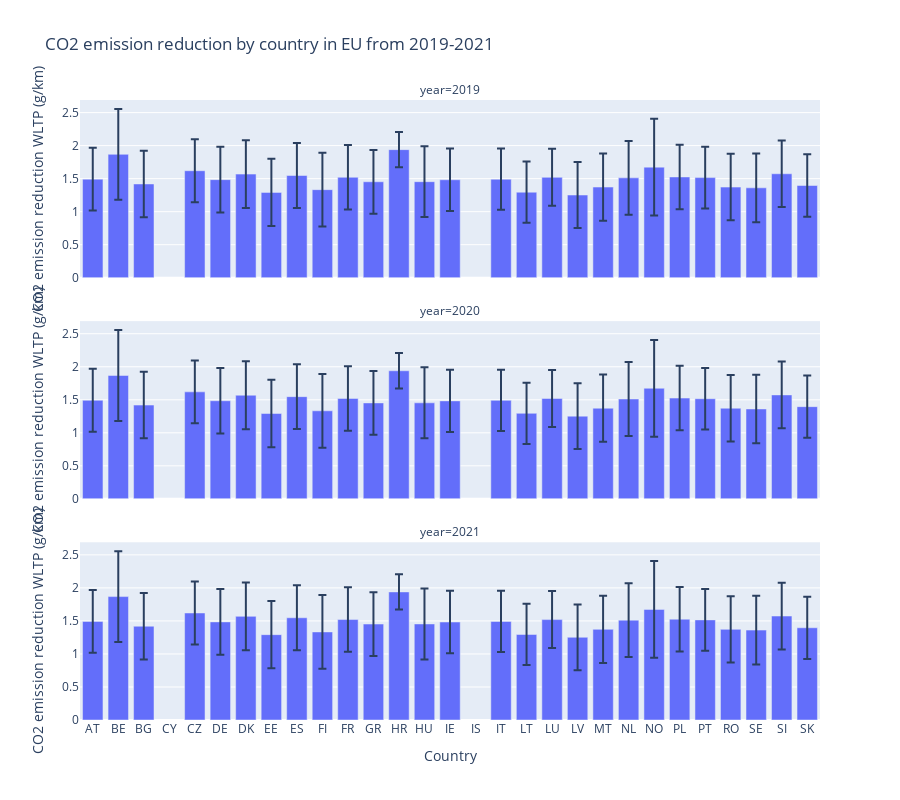

Here is the notebook cell this chart was saved with:
### Code cell
# Plot bar graph with average CO2 emission reduced by innovative technologies per country
fig = px.bar(country_emission_reduction,
    x="Country",
    y="Erwltp (g/km) mean",
    error_y="Erwltp (g/km) std",
    facet_col="year",
    facet_col_wrap=1,
    title="CO2 emission reduction by country in EU from 2019-2021",
    height=800,
    labels={
        "Erwltp (g/km) mean": "CO2 emission reduction WLTP (g/km)"
    },
)
fig.show()

### Figure 1 — Plotly figure (JSON) as saved in the notebook; plotly's stock layout.template omitted (floating-point values rounded to 4 significant figures)
{"data": [{"alignmentgroup": "True", "error_y": {"array": [0.476, 0.6878, 0.5037, null, 0.4758, 0.4973, 0.5132, 0.5096, 0.4912, 0.5579, 0.4877, 0.4824, 0.268, 0.5365, 0.4718, null, 0.4635, 0.4637, 0.4313, 0.4982, 0.5095, 0.5588, 0.7322, 0.4875, 0.4661, 0.5032, 0.5196, 0.5047, 0.4716]}, "hovertemplate": "year=2019<br>Country=%{x}<br>CO2 emission reduction WLTP (g/km)=%{y}<extra></extra>", "legendgroup": "", "marker": {"color": "#636efa", "pattern": {"shape": ""}}, "name": "", "offsetgroup": "", "orientation": "v", "showlegend": false, "textposition": "auto", "type": "bar", "x": ["AT", "BE", "BG", "CY", "CZ", "DE", "DK", "EE", "ES", "FI", "FR", "GR", "HR", "HU", "IE", "IS", "IT", "LT", "LU", "LV", "MT", "NL", "NO", "PL", "PT", "RO", "SE", "SI", "SK"], "xaxis": "x3", "y": [1.493, 1.868, 1.42, null, 1.62, 1.485, 1.569, 1.292, 1.548, 1.333, 1.521, 1.453, 1.939, 1.454, 1.483, null, 1.491, 1.295, 1.52, 1.252, 1.373, 1.512, 1.674, 1.526, 1.516, 1.372, 1.361, 1.574, 1.396], "yaxis": "y3"}, {"alignmentgroup": "True", "error_y": {"array": [0.476, 0.6878, 0.5037, null, 0.4758, 0.4973, 0.5132, 0.5096, 0.4912, 0.5579, 0.4877, 0.4824, 0.268, 0.5365, 0.4718, null, 0.4635, 0.4637, 0.4313, 0.4982, 0.5095, 0.5588, 0.7322, 0.4875, 0.4661, 0.5032, 0.5196, 0.5047, 0.4716]}, "hovertemplate": "year=2020<br>Country=%{x}<br>CO2 emission reduction WLTP (g/km)=%{y}<extra></extra>", "legendgroup": "", "marker": {"color": "#636efa", "pattern": {"shape": ""}}, "name": "", "offsetgroup": "", "orientation": "v", "showlegend": false, "textposition": "auto", "type": "bar", "x": ["AT", "BE", "BG", "CY", "CZ", "DE", "DK", "EE", "ES", "FI", "FR", "GR", "HR", "HU", "IE", "IS", "IT", "LT", "LU", "LV", "MT", "NL", "NO", "PL", "PT", "RO", "SE", "SI", "SK"], "xaxis": "x2", "y": [1.493, 1.868, 1.42, null, 1.62, 1.485, 1.569, 1.292, 1.548, 1.333, 1.521, 1.453, 1.939, 1.454, 1.483, null, 1.491, 1.295, 1.52, 1.252, 1.373, 1.512, 1.674, 1.526, 1.516, 1.372, 1.361, 1.574, 1.396], "yaxis": "y2"}, {"alignmentgroup": "True", "error_y": {"array": [0.476, 0.6878, 0.5037, null, 0.4758, 0.4973, 0.5132, 0.5096, 0.4912, 0.5579, 0.4877, 0.4824, 0.268, 0.5365, 0.4718, null, 0.4635, 0.4637, 0.4313, 0.4982, 0.5095, 0.5588, 0.7322, 0.4875, 0.4661, 0.5032, 0.5196, 0.5047, 0.4716]}, "hovertemplate": "year=2021<br>Country=%{x}<br>CO2 emission reduction WLTP (g/km)=%{y}<extra></extra>", "legendgroup": "", "marker": {"color": "#636efa", "pattern": {"shape": ""}}, "name": "", "offsetgroup": "", "orientation": "v", "showlegend": false, "textposition": "auto", "type": "bar", "x": ["AT", "BE", "BG", "CY", "CZ", "DE", "DK", "EE", "ES", "FI", "FR", "GR", "HR", "HU", "IE", "IS", "IT", "LT", "LU", "LV", "MT", "NL", "NO", "PL", "PT", "RO", "SE", "SI", "SK"], "xaxis": "x", "y": [1.493, 1.868, 1.42, null, 1.62, 1.485, 1.569, 1.292, 1.548, 1.333, 1.521, 1.453, 1.939, 1.454, 1.483, null, 1.491, 1.295, 1.52, 1.252, 1.373, 1.512, 1.674, 1.526, 1.516, 1.372, 1.361, 1.574, 1.396], "yaxis": "y"}], "layout": {"annotations": [{"font": {}, "showarrow": false, "text": "year=2021", "x": 0.5, "xanchor": "center", "xref": "paper", "y": 0.2867, "yanchor": "bottom", "yref": "paper"}, {"font": {}, "showarrow": false, "text": "year=2020", "x": 0.5, "xanchor": "center", "xref": "paper", "y": 0.6433, "yanchor": "bottom", "yref": "paper"}, {"font": {}, "showarrow": false, "text": "year=2019", "x": 0.5, "xanchor": "center", "xref": "paper", "y": 1.0, "yanchor": "bottom", "yref": "paper"}], "barmode": "relative", "height": 800, "legend": {"tracegroupgap": 0}, "title": {"text": "CO2 emission reduction by country in EU from 2019-2021"}, "xaxis": {"anchor": "y", "domain": [0, 1], "title": {"text": "Country"}}, "xaxis2": {"anchor": "y2", "domain": [0, 1], "matches": "x", "showticklabels": false}, "xaxis3": {"anchor": "y3", "domain": [0, 1], "matches": "x", "showticklabels": false}, "yaxis": {"anchor": "x", "domain": [0, 0.2867], "title": {"text": "CO2 emission reduction WLTP (g/km)"}}, "yaxis2": {"anchor": "x2", "domain": [0.3567, 0.6433], "matches": "y", "title": {"text": "CO2 emission reduction WLTP (g/km)"}}, "yaxis3": {"anchor": "x3", "domain": [0.7133, 1.0], "matches": "y", "title": {"text": "CO2 emission reduction WLTP (g/km)"}}}}
